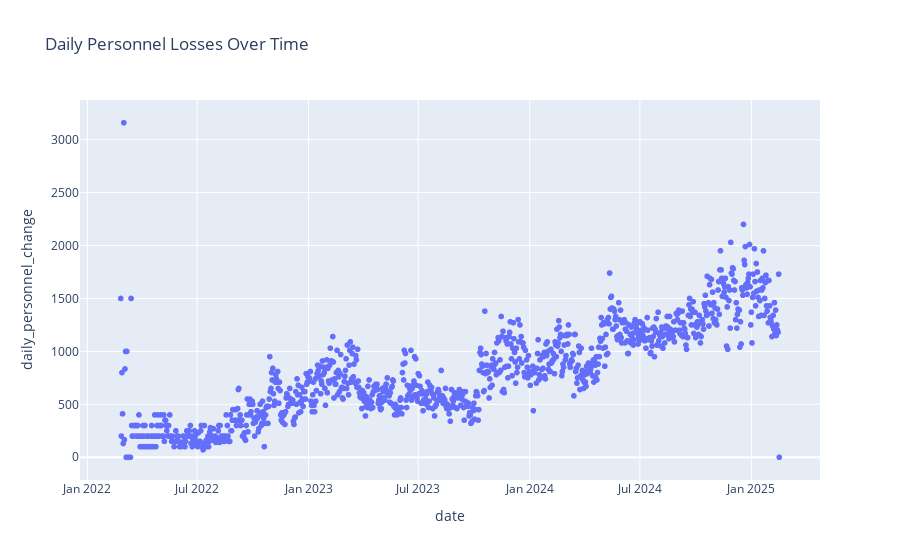

Notebook cell for this chart:
### Markdown cell above
# Scatter plot for daily personnel losses

### Code cell
import plotly.express as px

# Scatter plot for daily personnel losses
fig_daily_losses = px.scatter(personnel_data, x='date', y='daily_personnel_change', title='Daily Personnel Losses Over Time')
fig_daily_losses.show()

### Figure 1 — Plotly figure (JSON) as saved in the notebook; plotly's stock layout.template omitted (floating-point values rounded to 4 significant figures; data arrays with more than 128 entries replaced by an {"elided": "..."} marker saying what was removed)
{"data": [{"hovertemplate": "date=%{x}<br>daily_personnel_change=%{y}<extra></extra>", "legendgroup": "", "marker": {"color": "#636efa", "symbol": "circle"}, "mode": "markers", "name": "", "showlegend": false, "type": "scattergl", "x": {"elided": "1088 str values"}, "xaxis": "x", "y": {"elided": "1088 int values"}, "yaxis": "y"}], "layout": {"legend": {"tracegroupgap": 0}, "title": {"text": "Daily Personnel Losses Over Time"}, "xaxis": {"anchor": "y", "domain": [0, 1], "title": {"text": "date"}}, "yaxis": {"anchor": "x", "domain": [0, 1], "title": {"text": "daily_personnel_change"}}}}
